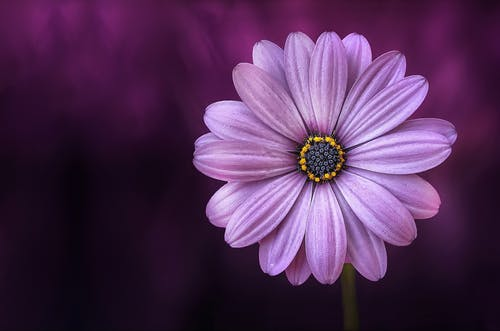
#> input picture Data/flower.jpg, 500 x 331 px, found by its file name
$ jupyter execute CannyEdgeDetector.ipynb   (shell and % lines are left out)
#> lines starting #> are read from the running program, lines starting #| are printed output that depends on the picture; after the words box and inside, x2 and y2 are one past the last pixel; in counts of white or black regions, pixels touching at a corner belong together
[cell 1]
import cv2
import numpy as np
import matplotlib.pyplot as plt

[cell 2]
img = cv2.imread('flower.jpg')               #image is to be stored in the same location as the .ipynb file
#> img is the input picture: shape (331, 500, 3); mean B, G, R 84.9, 46.4, 81.3
blurred_img = cv2.blur(img,ksize=(10,10))    #Vary KernelSize as per requirement
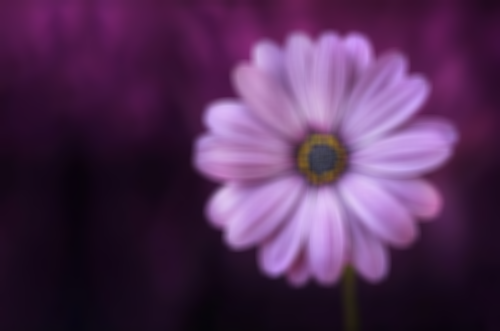
#> blurred_img: shape (331, 500, 3); mean B, G, R 85, 46.5, 81.4

[cell 3]
med = np.median(img)  # Calculates the median of the image pixels
#> med = 41

[cell 4]
lower = int(max(0,0.6*med))
#> lower = 24
upper = int(min(255,1.40*med))
#> upper = 57

[cell 5]
# Canny Edge Detector
edges = cv2.Canny(image=blurred_img,threshold1=lower,threshold2=upper)
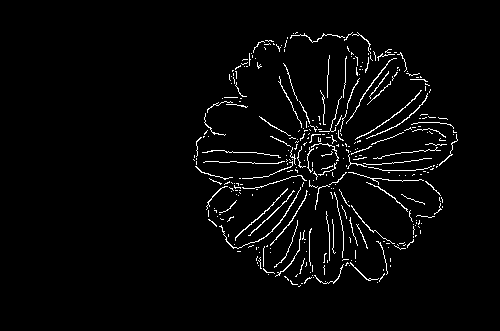
#> edges: shape (331, 500); 3% white in thin lines or dots, all inside (x1, y1, x2, y2) = (193, 32, 458, 287)
plt.imshow(edges)

$ run again, with Data/Mug01.jpeg copied over Data/flower.jpg
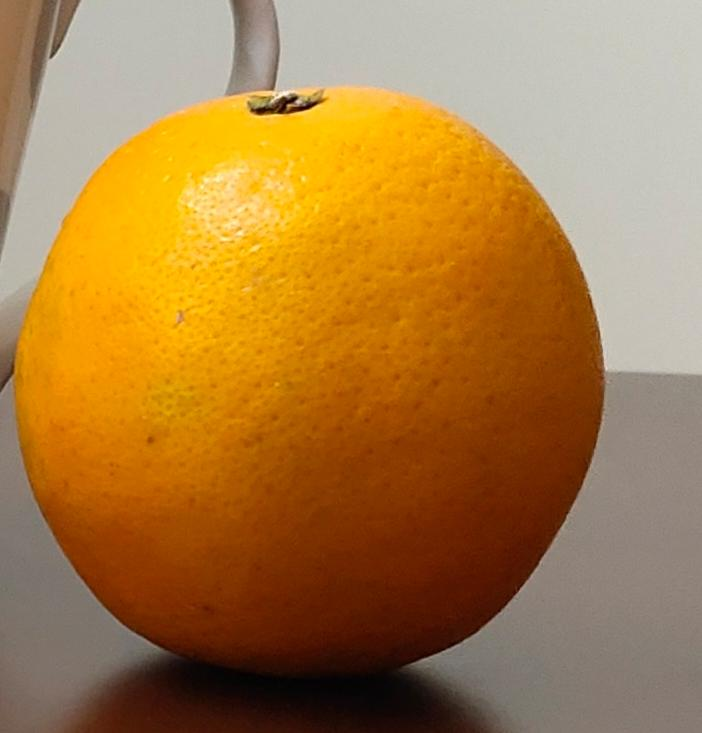
#> input picture Data/Mug01.jpeg, 702 x 733 px, found by its file name
#> img is the input picture: shape (733, 702, 3); mean B, G, R 66, 123.9, 168.4
#> med = 128
#> lower = 76
#> upper = 179
#> `edges = cv2.Canny(image=blurred_img,threshold1=lower,threshold2=upper)`:
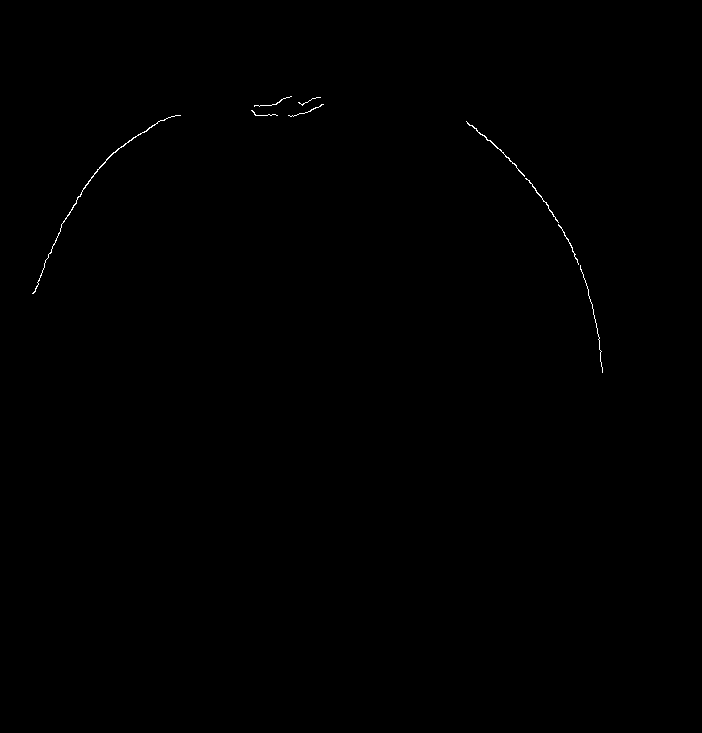
#> edges: shape (733, 702); 0.15% white in thin lines or dots, all inside (x1, y1, x2, y2) = (32, 96, 603, 373)
